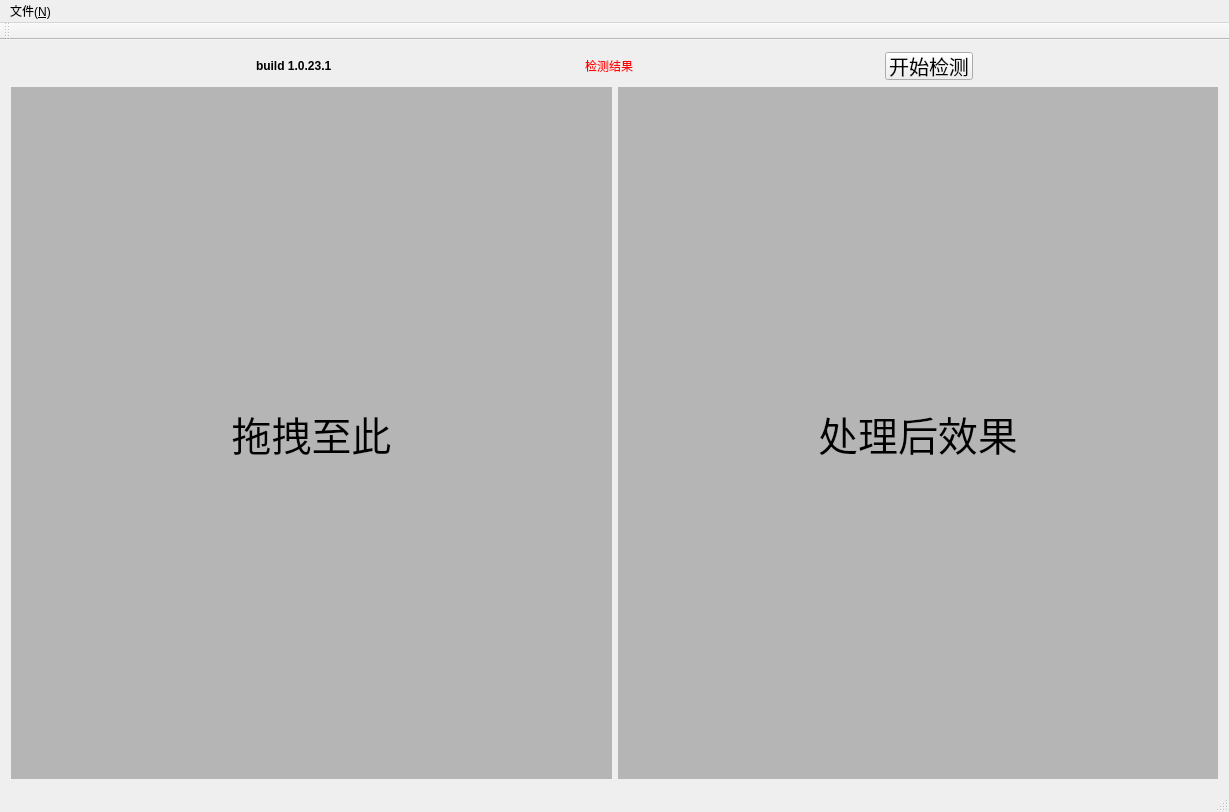
<?xml version="1.0" encoding="UTF-8"?>
<ui version="4.0">
 <class>MainWindow</class>
 <widget class="QMainWindow" name="MainWindow">
  <property name="enabled">
   <bool>true</bool>
  </property>
  <property name="geometry">
   <rect>
    <x>0</x>
    <y>0</y>
    <width>1229</width>
    <height>812</height>
   </rect>
  </property>
  <property name="acceptDrops">
   <bool>true</bool>
  </property>
  <property name="windowTitle">
   <string>火焰检测     By 天上的鱼&amp;HappyUncle</string>
  </property>
  <widget class="QWidget" name="centralWidget">
   <layout class="QGridLayout" name="gridLayout">
    <item row="0" column="0">
     <layout class="QVBoxLayout" name="verticalLayout_2">
      <item>
       <layout class="QVBoxLayout" name="verticalLayout">
        <property name="sizeConstraint">
         <enum>QLayout::SetDefaultConstraint</enum>
        </property>
        <item>
         <layout class="QHBoxLayout" name="horizontalLayout" stretch="0,0,0,0,0,0,0">
          <property name="spacing">
           <number>7</number>
          </property>
          <property name="sizeConstraint">
           <enum>QLayout::SetMinimumSize</enum>
          </property>
          <item>
           <spacer name="horizontalSpacer_2">
            <property name="orientation">
             <enum>Qt::Horizontal</enum>
            </property>
            <property name="sizeHint" stdset="0">
             <size>
              <width>40</width>
              <height>20</height>
             </size>
            </property>
           </spacer>
          </item>
          <item>
           <widget class="QLabel" name="versionlabel">
            <property name="sizePolicy">
             <sizepolicy hsizetype="Preferred" vsizetype="Fixed">
              <horstretch>0</horstretch>
              <verstretch>0</verstretch>
             </sizepolicy>
            </property>
            <property name="font">
             <font>
              <weight>75</weight>
              <bold>true</bold>
             </font>
            </property>
            <property name="text">
             <string>build 1.0.23.1</string>
            </property>
           </widget>
          </item>
          <item>
           <spacer name="horizontalSpacer_3">
            <property name="orientation">
             <enum>Qt::Horizontal</enum>
            </property>
            <property name="sizeHint" stdset="0">
             <size>
              <width>40</width>
              <height>20</height>
             </size>
            </property>
           </spacer>
          </item>
          <item>
           <widget class="QLabel" name="anslabel">
            <property name="sizePolicy">
             <sizepolicy hsizetype="Preferred" vsizetype="Fixed">
              <horstretch>0</horstretch>
              <verstretch>0</verstretch>
             </sizepolicy>
            </property>
            <property name="minimumSize">
             <size>
              <width>0</width>
              <height>30</height>
             </size>
            </property>
            <property name="styleSheet">
             <string notr="true">color: rgb(255, 0, 0);
font: 20pt &quot;隶书&quot;;
</string>
            </property>
            <property name="text">
             <string>检测结果</string>
            </property>
           </widget>
          </item>
          <item>
           <spacer name="horizontalSpacer_4">
            <property name="orientation">
             <enum>Qt::Horizontal</enum>
            </property>
            <property name="sizeHint" stdset="0">
             <size>
              <width>40</width>
              <height>20</height>
             </size>
            </property>
           </spacer>
          </item>
          <item>
           <widget class="QPushButton" name="checkButton">
            <property name="minimumSize">
             <size>
              <width>0</width>
              <height>0</height>
             </size>
            </property>
            <property name="maximumSize">
             <size>
              <width>16777215</width>
              <height>28</height>
             </size>
            </property>
            <property name="baseSize">
             <size>
              <width>0</width>
              <height>0</height>
             </size>
            </property>
            <property name="font">
             <font>
              <pointsize>15</pointsize>
             </font>
            </property>
            <property name="text">
             <string>开始检测</string>
            </property>
           </widget>
          </item>
          <item>
           <spacer name="horizontalSpacer">
            <property name="orientation">
             <enum>Qt::Horizontal</enum>
            </property>
            <property name="sizeHint" stdset="0">
             <size>
              <width>40</width>
              <height>20</height>
             </size>
            </property>
           </spacer>
          </item>
         </layout>
        </item>
       </layout>
      </item>
      <item>
       <layout class="QHBoxLayout" name="horizontalLayout_2">
        <item>
         <widget class="QLabel" name="imglabel">
          <property name="font">
           <font>
            <pointsize>30</pointsize>
           </font>
          </property>
          <property name="acceptDrops">
           <bool>true</bool>
          </property>
          <property name="styleSheet">
           <string notr="true">background:rgb(181, 181, 181)</string>
          </property>
          <property name="text">
           <string>拖拽至此</string>
          </property>
          <property name="alignment">
           <set>Qt::AlignCenter</set>
          </property>
         </widget>
        </item>
        <item>
         <widget class="QLabel" name="reslabel">
          <property name="font">
           <font>
            <pointsize>30</pointsize>
           </font>
          </property>
          <property name="styleSheet">
           <string notr="true">background:rgb(181, 181, 181)</string>
          </property>
          <property name="text">
           <string>处理后效果</string>
          </property>
          <property name="alignment">
           <set>Qt::AlignCenter</set>
          </property>
         </widget>
        </item>
       </layout>
      </item>
     </layout>
    </item>
   </layout>
  </widget>
  <widget class="QMenuBar" name="menuBar">
   <property name="geometry">
    <rect>
     <x>0</x>
     <y>0</y>
     <width>1229</width>
     <height>26</height>
    </rect>
   </property>
   <widget class="QMenu" name="menu_N">
    <property name="title">
     <string>文件(&amp;N)</string>
    </property>
    <addaction name="action_open"/>
    <addaction name="separator"/>
    <addaction name="action_clear"/>
   </widget>
   <addaction name="menu_N"/>
  </widget>
  <widget class="QToolBar" name="mainToolBar">
   <attribute name="toolBarArea">
    <enum>TopToolBarArea</enum>
   </attribute>
   <attribute name="toolBarBreak">
    <bool>false</bool>
   </attribute>
  </widget>
  <widget class="QStatusBar" name="statusBar"/>
  <action name="action_open">
   <property name="text">
    <string>打开图片</string>
   </property>
  </action>
  <action name="action_clear">
   <property name="text">
    <string>清屏</string>
   </property>
  </action>
 </widget>
 <layoutdefault spacing="6" margin="11"/>
 <resources/>
 <connections/>
</ui>
